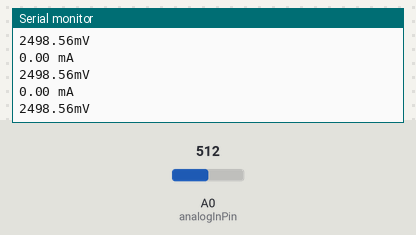
Simulated run of this sketch. Board: Arduino Uno, built with avr-gcc and run on an emulated ATmega328P. Shown: the last lines printed to the serial monitor. The inputs (shaded band) are chosen by the test bench; at power-on: A0 (analogInPin) = 512.

Above: at 1.2 s.
1.3 s: A0 (analogInPin) set to 716
At 2.4 s:
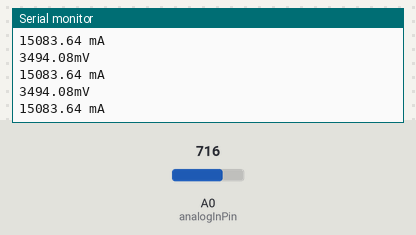
4.3 s: A0 (analogInPin) set to 900
At 5.3 s:
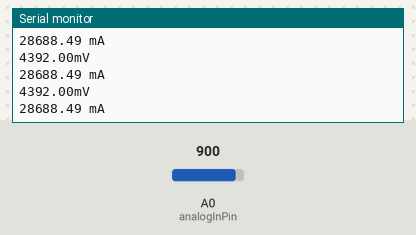
Timing chart, 0 to 7.3 s (numbered marks = the images above; inputs shaded):
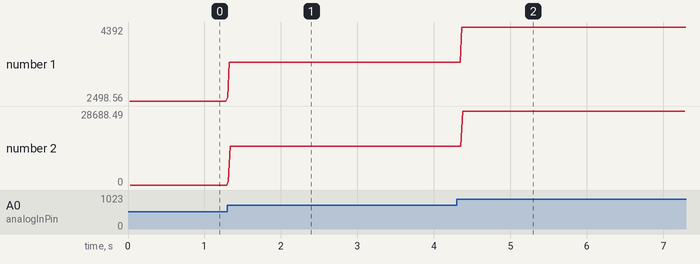

Measured:
- after the input at 1.3 s, the serial monitor: prints a new line at once (image 1)
- after the input at 4.3 s, the serial monitor: prints a new line after 0.07 s (image 2)
- plotted number 1: 2498.56 → 3494.08 after the input at 1.3 s, 3494.08 → 4392 after the input at 4.3 s
- plotted number 2: 0 → 15083.64 after the input at 1.3 s, 15083.64 → 28688.49 after the input at 4.3 s

The sketch:

CURRENT_SENSOR.ino
```cpp
const int analogInPin = A0;

// Number of samples to average the reading over
// Change this to make the reading smoother... but beware of buffer overflows!
const int avgSamples = 10;

int sensorValue = 0;

double sensitivity = 66; //mV/A
double Vref = 2498.56; // Output voltage with no current: ~ 2500mV or 2.5V

void setup() {
  // initialize serial communications at 9600 bps:
  Serial.begin(9600);
}

void loop() {
  get_current();
}

void get_current()
{
  // read the analog in value:
  for (int i = 0; i < avgSamples; i++)
  {
    sensorValue += analogRead(analogInPin);

    // wait 2 milliseconds before the next loop
    // for the analog-to-digital converter to settle
    // after the last reading:
    delay(2);

  }

  sensorValue = sensorValue / avgSamples;

  // The on-board ADC is 10-bits -> 2^10 = 1024 -> 5V / 1024 ~= 4.88mV
  // The voltage is in millivolts
  double voltage = 4.88 * sensorValue;

  // This will calculate the actual current (in mA)
  // Using the Vref and sensitivity settings you configure
  double current = 1000*(voltage - Vref) / sensitivity;

  // This is the raw sensor value, not very useful without some calculations
  //Serial.print(sensorValue);

  /*************************************************************************************
   * Step 1.)
   * Uncomment and run the following code to set up the baseline voltage
   * (the voltage with 0 current flowing through the device).
   * Make sure no current is flowing through the IP+ and IP- terminals during this part!
   *
   * The output units are in millivolts. Use the Arduino IDE's Tools->Serial Plotter
   * To see a plot of the output. Adjust the Vref potentiometer to set the reference
   * voltage. This allows the sensor to output positive and negative currents!
   *************************************************************************************/

  Serial.print(voltage);
  Serial.print("mV");

  /*************************************************************************************
   * Step 2.)
   * Keep running the same code as above to set up the sensitivity
   * (how many millivolts are output per Amp of current.
   *
   * This time, use a known load current (measure this with a multimeter)
   * to give a constant output voltage. Adjust the sensitivity by turning the
   * gain potentiometer.
   *
   * The sensitivity will be (known current)/(Vreading - Vref).
   *************************************************************************************/

    /*************************************************************************************
   * Step 3.)
   * Comment out the code used for the last two parts and uncomment the following code.
   * When you have performed the calibration steps above, make sure to change the
   * global variables "sensitivity" and "Vref" to what you have set up.
   *
   * This next line of code will print out the calculated current from these parameters.
   * The output is in mA
   *************************************************************************************/
Serial.print("\n");
  Serial.print(current);
  Serial.print(" mA");


  // -- DO NOT UNCOMMENT BELOW THIS LINE --
  Serial.print("\n");

  // Reset the sensor value for the next reading
  sensorValue = 0;

  }
```
